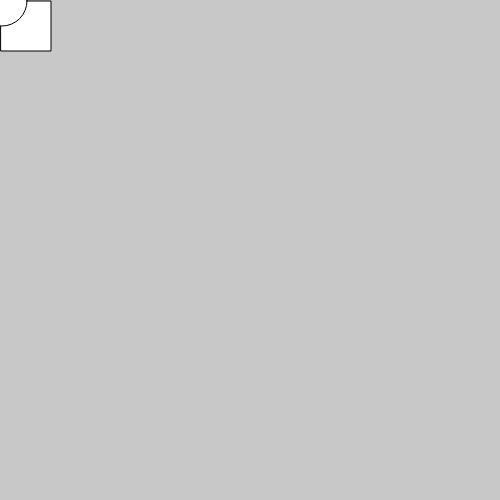
Frame 1 (no input)
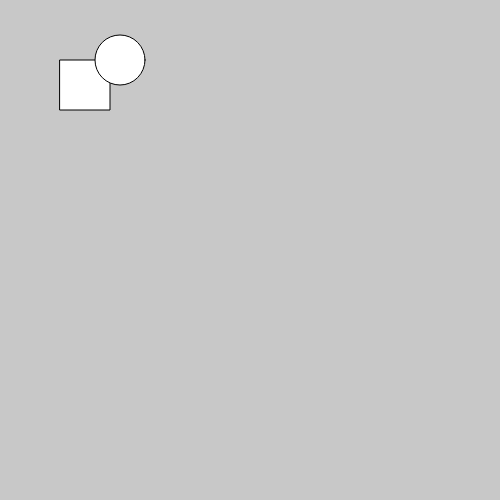
Frame 60 (no input)
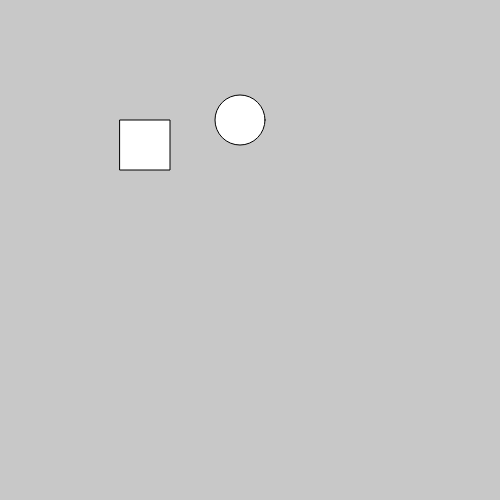
Frame 120 (the mouse pressed at the canvas centre since frame 60)

The p5.js sketch that drew these frames (run headless with seeded random() and noise() and a simulated clock; from frame 60 on, the mouse is pressed at the canvas centre):

// p5.js sketch
// ── sketch.js
function setup() {
  // put setup code here
  createCanvas(500, 500);
  console.log('Hello World');
}

function draw() {
  // put drawing code here

  const x = frameCount;
  background(200);
  rect(x, frameCount, 50, 50);
  ellipse(x*2, frameCount, 50);
  //console.log(width);
}
